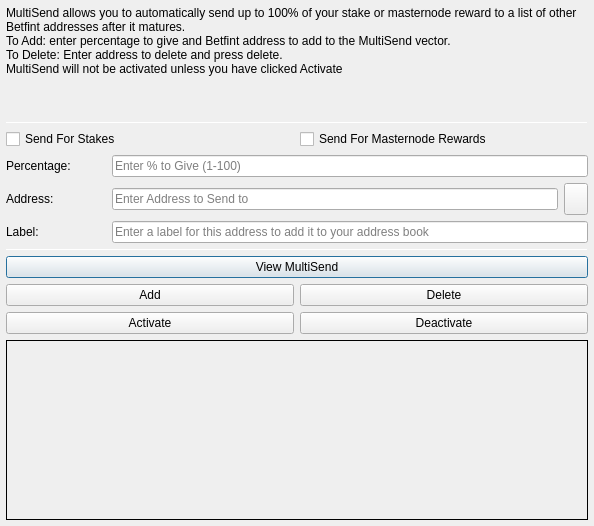
<?xml version="1.0" encoding="UTF-8"?>
<ui version="4.0">
 <class>MultiSendDialog</class>
 <widget class="QDialog" name="MultiSendDialog">
  <property name="windowModality">
   <enum>Qt::NonModal</enum>
  </property>
  <property name="geometry">
   <rect>
    <x>0</x>
    <y>0</y>
    <width>594</width>
    <height>526</height>
   </rect>
  </property>
  <property name="windowTitle">
   <string>MultiSend</string>
  </property>
  <layout class="QVBoxLayout" name="verticalLayout" stretch="0">
   <property name="leftMargin">
    <number>6</number>
   </property>
   <property name="topMargin">
    <number>6</number>
   </property>
   <property name="rightMargin">
    <number>6</number>
   </property>
   <property name="bottomMargin">
    <number>6</number>
   </property>
   <item>
    <layout class="QVBoxLayout" name="verticalLayout_Main" stretch="1,1,1,0,1,1,1">
     <item>
      <widget class="QLabel" name="label_2">
       <property name="lineWidth">
        <number>1</number>
       </property>
       <property name="text">
        <string>MultiSend allows you to automatically send up to 100% of your stake or masternode reward to a list of other Betfint addresses after it matures.
To Add: enter percentage to give and Betfint address to add to the MultiSend vector.
To Delete: Enter address to delete and press delete.
MultiSend will not be activated unless you have clicked Activate</string>
       </property>
       <property name="alignment">
        <set>Qt::AlignLeading|Qt::AlignLeft|Qt::AlignTop</set>
       </property>
       <property name="wordWrap">
        <bool>true</bool>
       </property>
      </widget>
     </item>
     <item>
      <widget class="Line" name="line">
       <property name="minimumSize">
        <size>
         <width>0</width>
         <height>1</height>
        </size>
       </property>
       <property name="maximumSize">
        <size>
         <width>16777215</width>
         <height>1</height>
        </size>
       </property>
       <property name="orientation">
        <enum>Qt::Horizontal</enum>
       </property>
      </widget>
     </item>
     <item>
      <layout class="QVBoxLayout" name="verticalLayout_Settings">
       <item>
        <layout class="QHBoxLayout" name="horizontalLayout">
         <item>
          <widget class="QCheckBox" name="multiSendStakeCheckBox">
           <property name="text">
            <string>Send For Stakes</string>
           </property>
          </widget>
         </item>
         <item>
          <widget class="QCheckBox" name="multiSendMasternodeCheckBox">
           <property name="text">
            <string>Send For Masternode Rewards</string>
           </property>
          </widget>
         </item>
        </layout>
       </item>
       <item>
        <layout class="QHBoxLayout" name="horizontalLayout_6">
         <item>
          <widget class="QLabel" name="label">
           <property name="minimumSize">
            <size>
             <width>100</width>
             <height>0</height>
            </size>
           </property>
           <property name="toolTip">
            <string>Percentage of stake to send</string>
           </property>
           <property name="text">
            <string>Percentage:</string>
           </property>
          </widget>
         </item>
         <item>
          <widget class="QLineEdit" name="multiSendPercentEdit">
           <property name="toolTip">
            <string>Enter whole numbers 1 - 100</string>
           </property>
           <property name="placeholderText">
            <string>Enter % to Give (1-100)</string>
           </property>
          </widget>
         </item>
        </layout>
       </item>
       <item>
        <layout class="QHBoxLayout" name="horizontalLayout_7">
         <item>
          <widget class="QLabel" name="label_5">
           <property name="minimumSize">
            <size>
             <width>100</width>
             <height>0</height>
            </size>
           </property>
           <property name="toolTip">
            <string>Address to send portion of stake to</string>
           </property>
           <property name="text">
            <string>Address:</string>
           </property>
          </widget>
         </item>
         <item>
          <widget class="QLineEdit" name="multiSendAddressEdit">
           <property name="toolTip">
            <string/>
           </property>
           <property name="placeholderText">
            <string>Enter Address to Send to</string>
           </property>
          </widget>
         </item>
         <item>
          <widget class="QToolButton" name="addressBookButton">
           <property name="maximumSize">
            <size>
             <width>16777215</width>
             <height>32</height>
            </size>
           </property>
           <property name="toolTip">
            <string>Choose an address from the address book</string>
           </property>
           <property name="text">
            <string/>
           </property>
           <property name="icon">
            <iconset resource="../betfint.qrc">
             <normaloff>:/icons/address-book</normaloff>:/icons/address-book</iconset>
           </property>
           <property name="shortcut">
            <string>Alt+A</string>
           </property>
          </widget>
         </item>
        </layout>
       </item>
      </layout>
     </item>
     <item>
      <layout class="QHBoxLayout" name="horizontalLayout_3">
       <item>
        <widget class="QLabel" name="label_3">
         <property name="minimumSize">
          <size>
           <width>100</width>
           <height>0</height>
          </size>
         </property>
         <property name="text">
          <string>Label:</string>
         </property>
        </widget>
       </item>
       <item>
        <widget class="QLineEdit" name="labelAddressLabelEdit">
         <property name="placeholderText">
          <string>Enter a label for this address to add it to your address book</string>
         </property>
        </widget>
       </item>
      </layout>
     </item>
     <item>
      <widget class="Line" name="line_2">
       <property name="minimumSize">
        <size>
         <width>0</width>
         <height>1</height>
        </size>
       </property>
       <property name="maximumSize">
        <size>
         <width>16777215</width>
         <height>1</height>
        </size>
       </property>
       <property name="orientation">
        <enum>Qt::Horizontal</enum>
       </property>
      </widget>
     </item>
     <item>
      <layout class="QVBoxLayout" name="verticalLayout_Buttons">
       <item>
        <layout class="QHBoxLayout" name="horizontalLayout_4">
         <item>
          <widget class="QPushButton" name="viewButton">
           <property name="toolTip">
            <string/>
           </property>
           <property name="statusTip">
            <string>View MultiSend Vector</string>
           </property>
           <property name="text">
            <string>View MultiSend</string>
           </property>
          </widget>
         </item>
        </layout>
       </item>
       <item>
        <layout class="QHBoxLayout" name="horizontalLayout_2">
         <item>
          <widget class="QPushButton" name="addButton">
           <property name="toolTip">
            <string/>
           </property>
           <property name="statusTip">
            <string>Add to MultiSend Vector</string>
           </property>
           <property name="text">
            <string>Add</string>
           </property>
          </widget>
         </item>
         <item>
          <widget class="QPushButton" name="deleteButton">
           <property name="toolTip">
            <string/>
           </property>
           <property name="statusTip">
            <string>Delete Address From MultiSend Vector</string>
           </property>
           <property name="text">
            <string>Delete</string>
           </property>
          </widget>
         </item>
        </layout>
       </item>
       <item>
        <layout class="QHBoxLayout" name="horizontalLayout_5">
         <item>
          <widget class="QPushButton" name="activateButton">
           <property name="statusTip">
            <string>Activate MultiSend</string>
           </property>
           <property name="text">
            <string>Activate</string>
           </property>
          </widget>
         </item>
         <item>
          <widget class="QPushButton" name="disableButton">
           <property name="statusTip">
            <string>Deactivate MultiSend</string>
           </property>
           <property name="text">
            <string>Deactivate</string>
           </property>
          </widget>
         </item>
        </layout>
       </item>
      </layout>
     </item>
     <item>
      <widget class="QLabel" name="message">
       <property name="minimumSize">
        <size>
         <width>0</width>
         <height>180</height>
        </size>
       </property>
       <property name="frameShape">
        <enum>QFrame::Panel</enum>
       </property>
       <property name="frameShadow">
        <enum>QFrame::Plain</enum>
       </property>
       <property name="lineWidth">
        <number>1</number>
       </property>
       <property name="midLineWidth">
        <number>1</number>
       </property>
       <property name="text">
        <string/>
       </property>
       <property name="alignment">
        <set>Qt::AlignLeading|Qt::AlignLeft|Qt::AlignTop</set>
       </property>
       <property name="wordWrap">
        <bool>true</bool>
       </property>
      </widget>
     </item>
    </layout>
   </item>
  </layout>
 </widget>
 <resources>
  <include location="../betfint.qrc"/>
 </resources>
 <connections/>
</ui>
